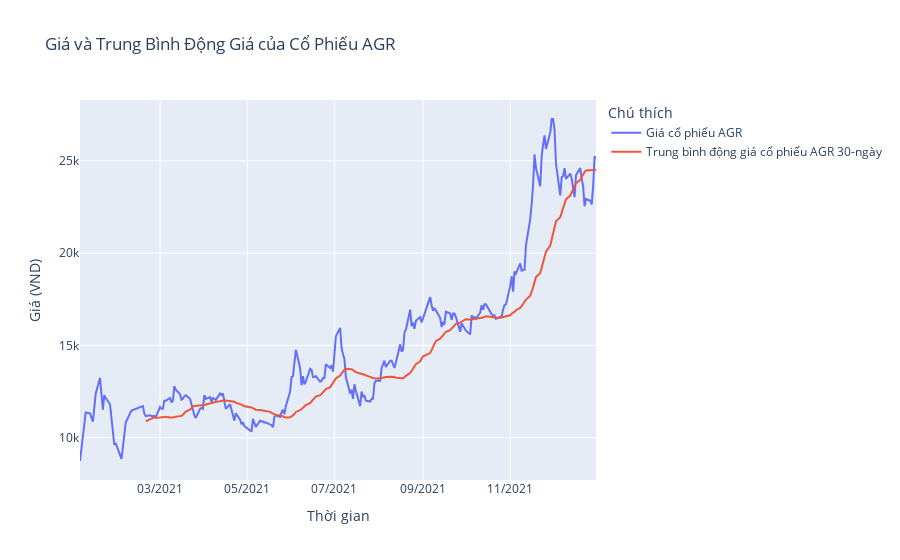

Write notebook code for a chart like this one.
### Code cell
plot_moving_average(data_2021, 'AGR')

### Figure 1 — Plotly figure (JSON) as saved in the notebook; plotly's stock layout.template omitted (floating-point values rounded to 4 significant figures; data arrays with more than 128 entries replaced by an {"elided": "..."} marker saying what was removed)
{"data": [{"mode": "lines", "name": "Giá cổ phiếu AGR", "type": "scatter", "x": {"elided": "250 str values"}, "y": {"elided": "250 float values"}}, {"mode": "lines", "name": "Trung bình động giá cổ phiếu AGR 30-ngày", "type": "scatter", "x": {"elided": "250 str values"}, "y": {"elided": "250 float values"}}], "layout": {"legend": {"title": {"text": "Chú thích"}}, "title": {"text": "Giá và Trung Bình Động Giá của Cổ Phiếu AGR"}, "xaxis": {"dtick": "M2", "tickformat": "%m/%Y", "title": {"text": "Thời gian"}}, "yaxis": {"title": {"text": "Giá (VND)"}}}}
